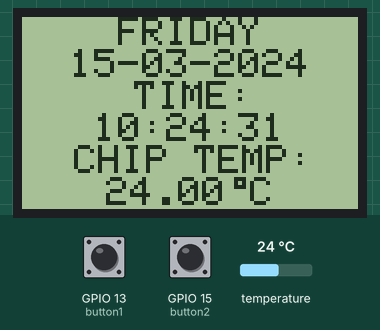
Recording of a sketch running on a simulated ESP8266 (NodeMCU). Shown: 84×48 one-colour display. Wiring (inferred from the names in the program): DS3231 clock at I2C address 0x68. The inputs (shaded band) are chosen by the test bench; at power-on: GPIO 13 (button1) LOW, GPIO 15 (button2) LOW, temperature 24 °C. The local clock reads 2024-03-15 10:24:30 at power-on unless the sketch sets it.

Above: at 1.2 s.
1.3 s: GPIO 13 (button1) pulled HIGH for 0.15 s
At 1.7 s:
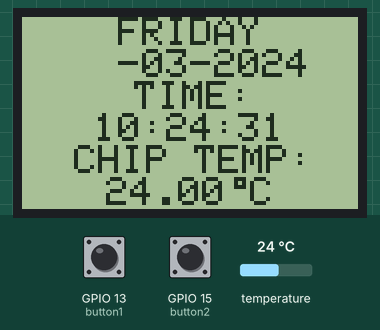
3.0 s: GPIO 15 (button2) pulled HIGH for 0.15 s
At 3.61 s:
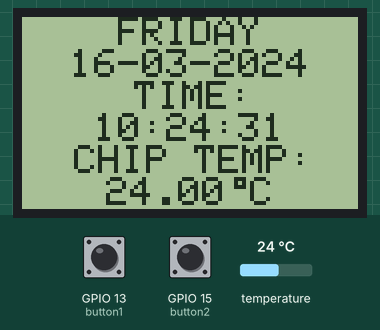
4.6 s: GPIO 13 (button1) pulled HIGH for 1 s
At 5.79 s:
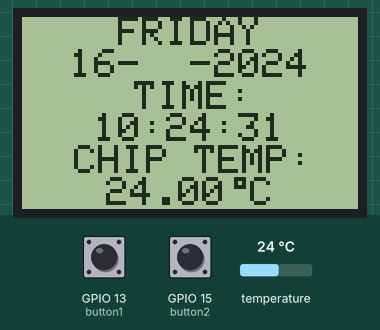
7.1 s: GPIO 15 (button2) pulled HIGH for 1 s
At 8.56 s:
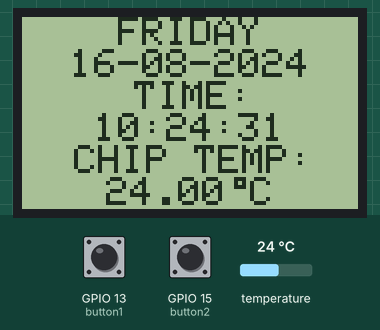
Timing chart, 0 to 10.1 s (numbered marks = the images above; inputs shaded):
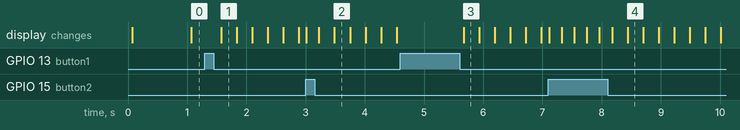

The sketch:

esp8266_ds3231_nokia5110.ino
```cpp
#include <Wire.h>              // include Wire library (required for I2C devices)
#include <Adafruit_GFX.h>      // include Adafruit graphics library
#include <Adafruit_PCD8544.h>  // include Adafruit PCD8544 (Nokia 5110) library
#include <RTClib.h>            // include Adafruit RTC library

// Nokia 5110 LCD module connections (CLK - D4, DIN - D3, D/C - D2, CS - D1, RST - D0)
Adafruit_PCD8544 display = Adafruit_PCD8544(2, 0, 4, 5, 16);

// initialize RTC library
RTC_DS3231 rtc;
DateTime   now;

const int button1 = 13;  // button B1 is connected to NodeMCU D7
const int button2 = 15;  // button B2 is connected to NodeMCU D8

void setup(void)
{
  pinMode(button1, INPUT);
  pinMode(button2, INPUT);

  // initialize the display
  display.begin();

  // you can change the contrast around to adapt the display
  // for the best viewing!
  display.setContrast(50);

  display.clearDisplay();   // clear the screen and buffer
  display.setTextSize(1);
  display.setTextColor(BLACK, WHITE);
  display.setCursor(28, 16);
  display.print("TIME:");
  display.setCursor(13, 32);
  display.print("CHIP TEMP:");
  display.display();

  Wire.begin(12, 14);  // set I2C pins [SDA = D6, SCL = D5], default clock is 100kHz
  rtc.begin();         // initialize RTC chip
}

// a small function for button1 (B1) debounce
bool debounce ()
{
  byte count = 0;
  for(byte i = 0; i < 5; i++)
  {
    if (digitalRead(button1))
      count++;
    delay(10);
  }

  if(count > 2)  return 1;
  else           return 0;
}

void RTC_display()
{
  char dow_matrix[7][10] = {"SUNDAY", "MONDAY", "TUESDAY", "WEDNESDAY", "THURSDAY", "FRIDAY", "SATURDAY"};
  byte x_pos[7] = {24, 24, 21, 15, 18, 24, 18};
  static byte previous_dow = 8;

  // print day of the week
  if( previous_dow != now.dayOfTheWeek() )
  {
    previous_dow = now.dayOfTheWeek();
    display.fillRect(15, 0, 54, 8, WHITE);     // draw rectangle (erase day from the display)
    display.setCursor(x_pos[previous_dow], 0);
    display.print( dow_matrix[now.dayOfTheWeek()] );
  }

  // print date
  display.setCursor(12, 8);
  display.printf( "%02u-%02u-%04u", now.day(), now.month(), now.year() );
  // print time
  display.setCursor(18, 24);
  display.printf( "%02u:%02u:%02u", now.hour(), now.minute(), now.second() );
  // now update the screen
  display.display();
}

byte edit(byte parameter)
{
  static byte i = 0, y_pos,
              x_pos[5] = {12, 30, 60, 18, 36};
  if(i < 3)
    y_pos = 8;
  else
    y_pos = 24;

  while( debounce() );   // call debounce function (wait for B1 to be released)

  while(true) {
    while(digitalRead(button2)) {  // while B2 is pressed
      parameter++;
      if(i == 0 && parameter > 31)    // if day > 31 ==> day = 1
        parameter = 1;
      if(i == 1 && parameter > 12)    // if month > 12 ==> month = 1
        parameter = 1;
      if(i == 2 && parameter > 99)    // if year > 99 ==> year = 0
        parameter = 0;
      if(i == 3 && parameter > 23)    // if hours > 23 ==> hours = 0
        parameter = 0;
      if(i == 4 && parameter > 59)    // if minutes > 59 ==> minutes = 0
        parameter = 0;

      display.setCursor(x_pos[i], y_pos);
      display.printf("%02u", parameter);
      display.display();  // update the screen
      delay(200);         // wait 200ms
    }

    display.fillRect(x_pos[i], y_pos, 11, 8, WHITE);
    display.display();  // update the screen
    unsigned long previous_m = millis();
    while( (millis() - previous_m < 250) && !digitalRead(button1) && !digitalRead(button2)) ;
    display.setCursor(x_pos[i], y_pos);
    display.printf("%02u", parameter);
    display.display();  // update the screen
    previous_m = millis();
    while( (millis() - previous_m < 250) && !digitalRead(button1) && !digitalRead(button2)) ;

    if(digitalRead(button1))
    {                     // if button B1 is pressed
      i = (i + 1) % 5;    // increment 'i' for the next parameter
      return parameter;   // return parameter value and exit
    }
  }
}

// main loop
void loop()
{
  if(digitalRead(button1))  // if B1 is pressed
  if( debounce() )          // call debounce function (make sure B1 is pressed)
  {
    while( debounce() );  // call debounce function (wait for B1 to be released)

    byte day    = edit( now.day() );          // edit date
    byte month  = edit( now.month() );        // edit month
    byte year   = edit( now.year() - 2000 );  // edit year
    byte hour   = edit( now.hour() );         // edit hours
    byte minute = edit( now.minute() );       // edit minutes

    // write time & date data to the RTC chip
    rtc.adjust(DateTime(2000 + year, month, day, hour, minute, 0));

    while(debounce());  // call debounce function (wait for button B1 to be released)
  }

  now = rtc.now();  // read current time and date from the RTC chip
  RTC_display();    // display time & calendar

  // read chip temperature
  Wire.beginTransmission(0x68); // start I2C protocol with DS3231 address
  Wire.write(0x11);             // send register address (temperature MSB)
  Wire.endTransmission(false);  // I2C restart
  Wire.requestFrom(0x68, 2);    // request 2 bytes from DS3231 and release I2C bus at end of reading
  byte t_msb = Wire.read();     // read temperature MSB
  byte t_lsb = Wire.read();     // read temperature LSB

  // print chip temperature
  uint16_t chip_temp = (uint16_t)t_msb << 2 | t_lsb >> 6;
  display.setCursor(15, 40);
  if(t_msb & 0x80) {
    chip_temp |= 0xFC00;
    display.printf( "-%02u.%02u C", abs((int)chip_temp * 25) / 100, abs((int)chip_temp * 25) % 100);
  }
  else
    display.printf( " %02u.%02u C", (chip_temp * 25) / 100, (chip_temp * 25) % 100);
  display.drawRect(53, 40, 3, 3, BLACK); // print degree symbol ( ° )

  RTC_display();
  delay(100);     // wait 100ms
}
```

Measured:
- after the input at 1.3 s, the display: changes after 0.27 s (image 1)
- after the input at 3.0 s, the display: changes at once (image 2)
- after the input at 4.6 s, the display: changes after 1.1 s (image 3)
- after the input at 7.1 s, the display: first changes at once (image 4 shows a later state)
